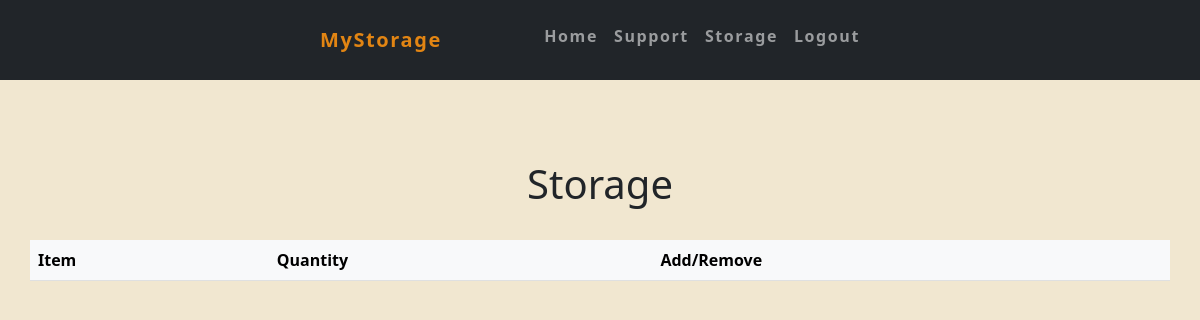
Before: /storage (signed in) with the older database file.
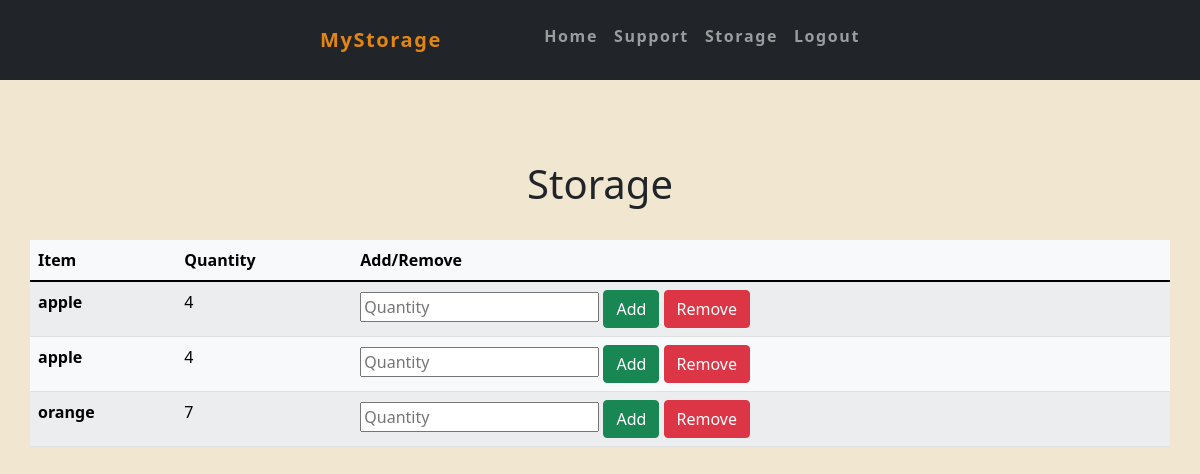
After: the same page with the newer database file.
### app/models.py (models this page shows, shortened)
class storage(db.Model):
    id = db.Column(db.Integer(), primary_key=True)
    item = db.Column(db.String(length=30), nullable=False)
    quantity = db.Column(db.Integer(), nullable=False)
    owner = db.Column(db.Integer(), db.ForeignKey('user.id'))

### app/routes.py (the view)
@app.route('/storage', methods=["GET", "POST"])
@login_required
def storage_page():
    if request.method == "POST":
        return render_template('storage.html')
    else:
        user_storage = storage.query.filter_by(owner=session.get("user_id")).all()
        return render_template('storage.html', user_storage=user_storage)

### app/helpers.py (called while the page is built)
def login_required(f):
    @wraps(f)
    def decorated_function(*args, **kwargs):
        if session.get("user_id") is None:
            return redirect("/login")
        return f(*args, **kwargs)
    return decorated_function

### app/templates/storage.html (shortened to what this page needs)
{% extends 'base.html' %}
{% block main %}
    <main class="container-md">
        <div class="row text-center">
            <h1>Storage</h1>
        </div><br>
        <div class="row">
            <table class="table table-light table-striped table-hover">
                <thead class="thead-dark">
                    <tr>
                        <th scope="col">Item</th>
                        <th scope="col">Quantity</th>
                        <th scope="col">Add/Remove</th>
                    </tr>
                </thead>
                <tbody>
                    {% for item in user_storage %}
                        <tr>
                            <th scope="row">{{ item.item }}</th>
                            <td>{{ item.quantity }}</td>
                            <td>
                                <form action="/storage" method="post">
                                    <input type="number" id="quantity_action" name="quantity_action" placeholder="Quantity">
                                    <button type="button" class="btn btn-success">Add</button>
                                    <button type="button" class="btn btn-danger">Remove</button>
                                </form>
                            </td>
                        </tr>
                    {% endfor %}
                </tbody>
            </table>
        </div>
    </main>
{% endblock %}

### app/templates/base.html (shortened to what this page needs)
<!DOCTYPE html>
<html lang="en-us">
<head>
    <link href="https://cdn.jsdelivr.net/npm/bootstrap@5.1.3/dist/css/bootstrap.min.css" rel="stylesheet">
    <link rel="stylesheet" type="text/css" href="..\static\styles.css">
</head>
<body>
    <header>
        <nav class="navbar navbar-expand-lg fixed-top navbar-dark bg-dark">
            <a class="navbar-brand mx-auto mobile-logo" style="color: rgb(226, 133, 19);" href="#">
                MyStorage
            </a>
            <div class="container-fluid">
              <div class="navbar-collapse navbar-expand" id="navbarSupportedContent">
                <ul class="navbar-nav mb-2 mb-lg-2">
                    <li class="nav-item">
                        <a class="nav-link" aria-current="page" href="{{ url_for('home_page') }}">Home</a>
                    </li>
                    <li class="nav-item">
                        <a class="nav-link" href="home#contact">Support</a>
                    </li>
                    {% if session["user_id"] %}
                        <li class="nav-item">
                            <a class="nav-link" href="storage">Storage</a>
                        </li>
                        <li class="nav-item">
                            <a class="nav-link" href="{{ url_for('logout_page') }}">Logout</a>
                        </li>
                    {% endif %}
                </ul>
              </div>
            </div>
        </nav>
    </header>
    {% block main %}{% endblock %}
</body>
</html>

### app/static/styles.css (style rules this page uses)
@media screen and (min-width: 950px) { .navbar { font-size: 100%; font-weight: 700; letter-spacing: 0.1rem; padding: 1rem 20rem; } }
@media screen and (min-width: 950px) { main { margin: 0; box-sizing: border-box; overflow-x: hidden; padding: 10rem 2rem 0 5rem; } }
html, body { height: 100%; }
body { position: relative; min-height: 100%; background-color: #f1e7d0; margin: 0; padding: 0; box-sizing: border-box; overflow-x: hidden; }

Changed rows visible on the page:
added storage: item "apple", quantity "4"
added storage: item "apple", quantity "4"
added storage: item "orange", quantity "7"
